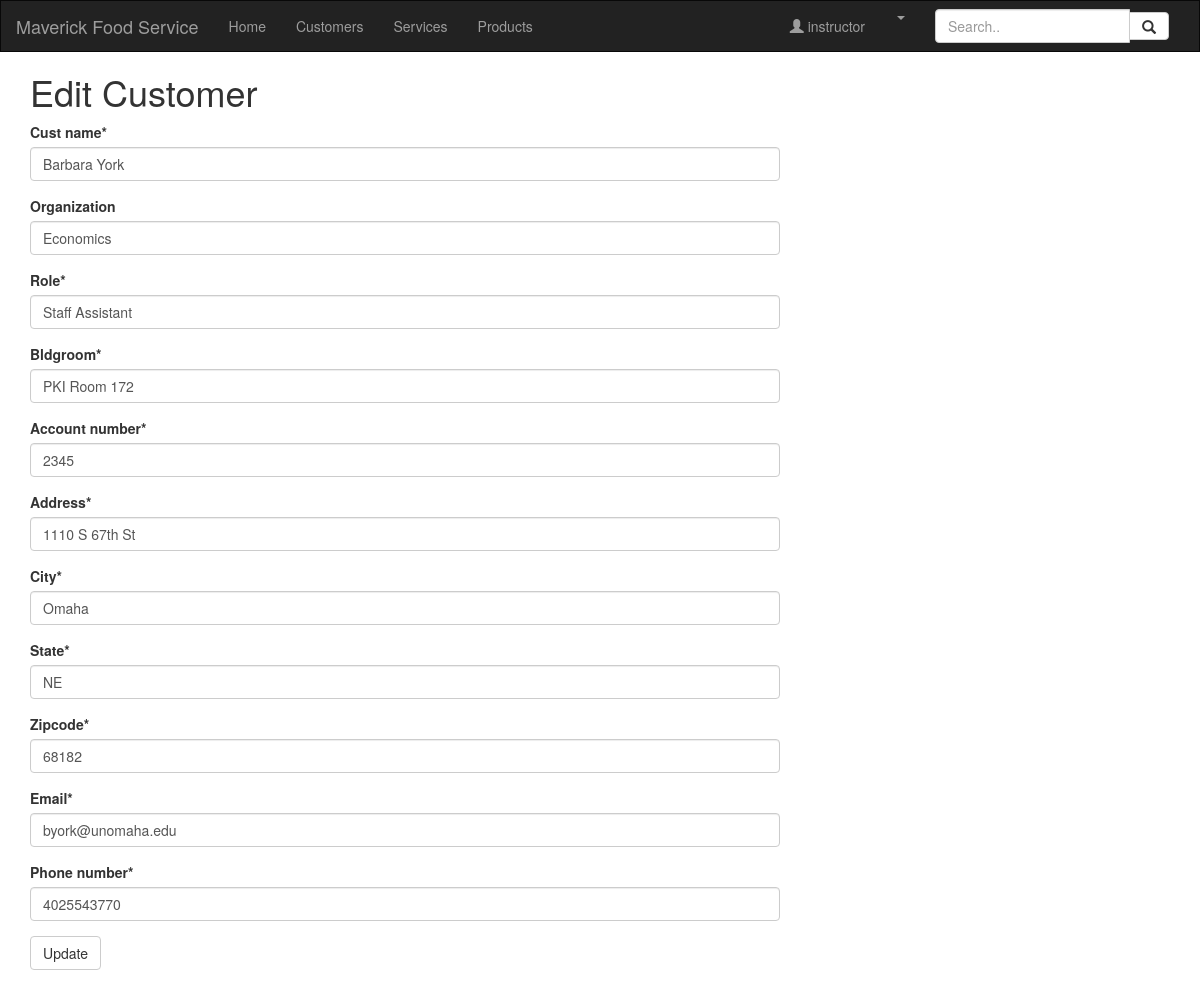
The page /customer/1/edit/ (signed in) on the database its author committed.
### crm/models.py (models this page shows, shortened)
class Customer(models.Model):
    cust_name = models.CharField(max_length=50)
    organization = models.CharField(max_length=100, blank=True)
    role = models.CharField(max_length=100)
    email = models.EmailField(max_length=100)
    bldgroom = models.CharField(max_length=100)
    address = models.CharField(max_length=200)
    account_number = models.IntegerField(blank=False, null=False)
    city = models.CharField(max_length=50)
    state = models.CharField(max_length=50)
    zipcode = models.CharField(max_length=10)
    phone_number = models.CharField(max_length=50)
    created_date = models.DateTimeField(
        default=timezone.now)
    updated_date = models.DateTimeField(auto_now_add=True)

### crm/views.py (the view)
# urls.py: path('customer/<int:pk>/edit/', views.customer_edit, name='customer_edit'),
@login_required
def customer_edit(request, pk):
    customer = get_object_or_404(Customer, pk=pk)
    if request.method == "POST":
        form = CustomerForm(request.POST, instance=customer)
        if form.is_valid():
            customer = form.save(commit=False)
            customer.updated_date = timezone.now()
            customer.save()
            customer = Customer.objects.filter(created_date__lte=timezone.now())
            return render(request, 'crm/customer_list.html',
                          {'customers': customer})
    else:
        form = CustomerForm(instance=customer)
        return render(request, 'crm/customer_edit.html', {'form': form})

### crm/forms.py
class CustomerForm(forms.ModelForm):
    class Meta:
        model = Customer
        fields = ('cust_name', 'organization', 'role', 'bldgroom', 'account_number', 'address', 'city', 'state', 'zipcode', 'email','phone_number')

### crm/templates/crm/customer_edit.html
{% extends 'crm/base.html' %}
{% load crispy_forms_tags %}
{% block content %}
<h1>Edit Customer</h1>
<form method="POST" class="customer-form">{% csrf_token %}
    {{ form|crispy }}
    <button type="submit" class="save btn btn-default">Update</button>
</form>
{% endblock %}

### crm/templates/crm/base.html (shortened to what this page needs)
{% load staticfiles %}
<html lang="en">
<head>
    <link rel="stylesheet" href="https://maxcdn.bootstrapcdn.com/bootstrap/3.3.7/css/bootstrap.min.css">
</head>
<body id="app-layout">
<nav class="navbar navbar-inverse">
    <div class="container-fluid">
        <div class="navbar-header">
            <a class="navbar-brand" href="/">
                Maverick Food Service
            </a>
        </div>
        <div class="collapse navbar-collapse" id="myNavbar">
            <ul class="nav navbar-nav">
                <li><a href="{% url 'crm:home' %}">Home</a></li>
                <li><a href="{% url 'crm:customer_list' %}">Customers</a></li>
                <li><a href="{% url 'crm:service_list' %}">Services</a></li>
                <li><a href="{% url 'crm:product_list' %}">Products</a></li>
            </ul>
            <form class="navbar-form navbar-right" role="search">
                <div class="form-group input-group">
                    <input type="text" class="form-control" placeholder="Search..">
                    <span class="input-group-btn">
            <button class="btn btn-default" type="button">
              <span class="glyphicon glyphicon-search"></span>
            </button>
          </span>
                </div>
            </form>
            <ul class="nav navbar-nav navbar-right">
                <li><a href="#"><span class="glyphicon glyphicon-user"></span> {{ user.username }}</a></li>
                {% if user.is_authenticated %}
                <li class="dropdown">
                    <a href="#" class="dropdown-toggle" data-toggle="dropdown" role="button" aria-expanded="false">
                        <span class="caret"></span>
                    </a>
                </li>
                {% else %}
                <li><a href="{% url 'login' %}"><span class="glyphicon glyphicon-log-in"></span> Login</a></li>
                {% endif %}
            </ul>
        </div>
    </div>
</nav>
<div class="content container">
    <div class="row">
        <div class="col-md-8">
            {% block content %}{% endblock %}
        </div>
    </div>
</body>
</html>

### crm/templates/crm/base.html (style rules this page uses)
.navbar { margin-bottom: 0; border-radius: 0; }

### rows shown on the page
Customer: cust_name "Barbara York", organization "Economics", role "Staff Assistant", bldgroom "PKI Room 172", account_number "2345", address "1110 S 67th St", city "Omaha", state "NE", zipcode "68182", email "byork@unomaha.edu", phone_number "4025543770"

### other values the page prints
{{ user.username }} "instructor"
